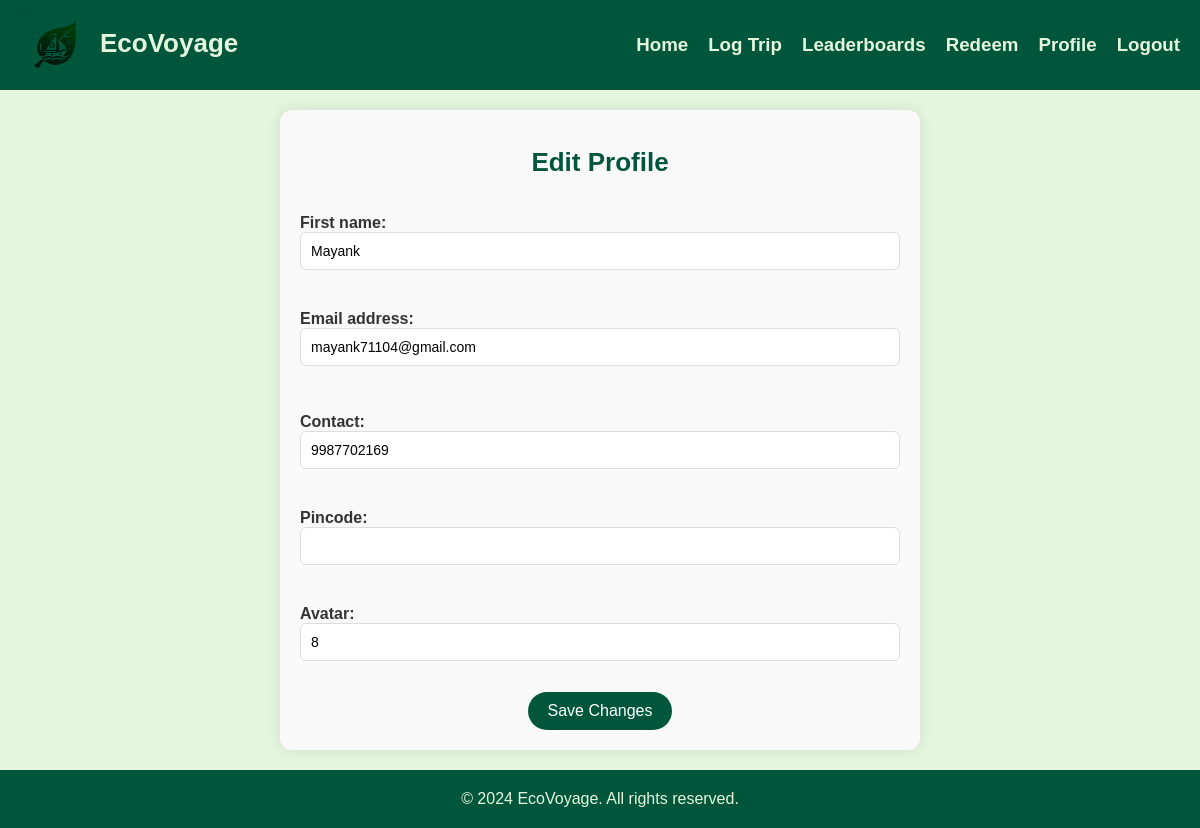
The page /edit_profile/6/ (signed in) on the database as committed earlier.
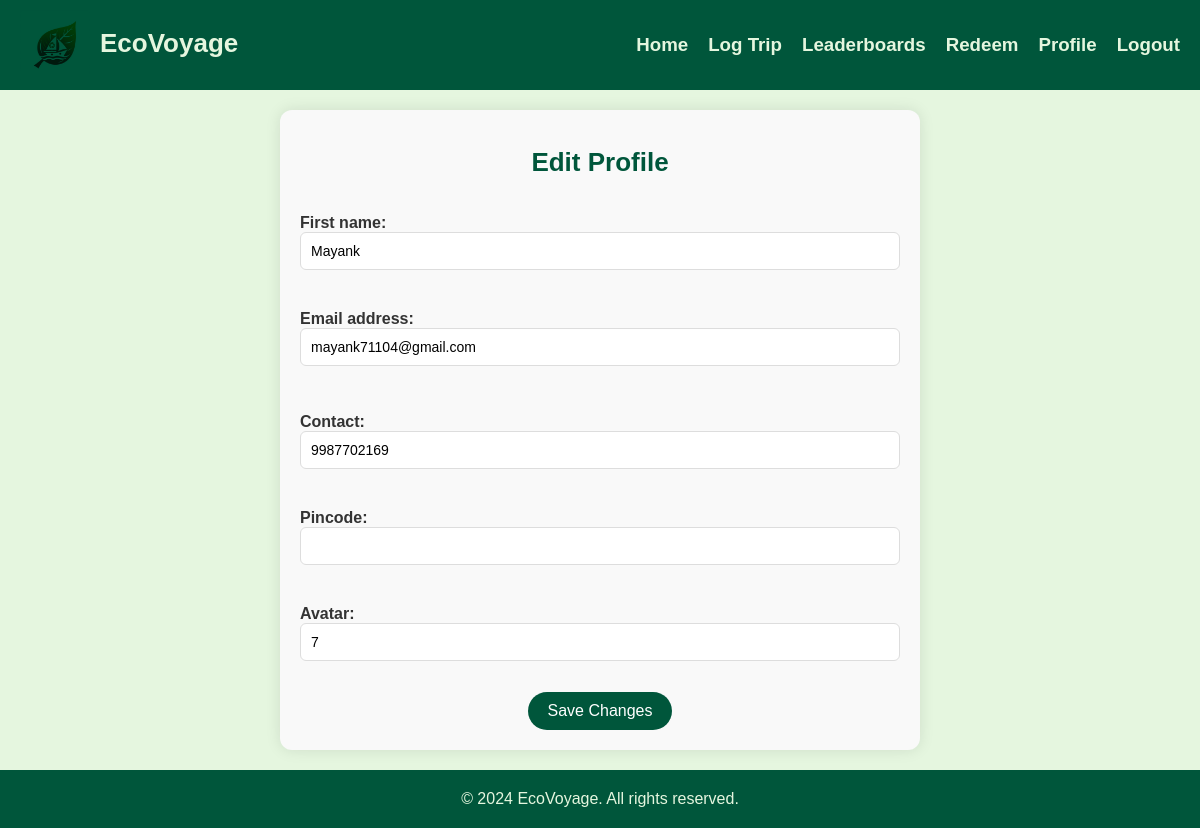
The same page on the database as committed later.
### authapp/models.py (models this page shows, shortened)
class UserProfile(models.Model):
    user = models.OneToOneField(User, on_delete=models.CASCADE)
    forgot_password_token = models.CharField(max_length=255, blank=True, null=True)
    pincode = models.CharField(max_length=30, blank=True, null=True)
    contact = models.IntegerField(blank=True,null=True)
    avatar = models.CharField(max_length=1000, blank=True, null=True)

### authapp/views.py (the view)
# urls.py: path('edit_profile/<int:user_id>/', aviews.edit_profile, name='edit_profile'),
@login_required(login_url='login')
def edit_profile(request, user_id):
    user = get_object_or_404(User, id=user_id)
    profile, created = UserProfile.objects.get_or_create(user=user)
    if request.method == 'POST':
        user_form = UserForm(request.POST, instance=user)
        profile_form = UserProfileForm(request.POST, request.FILES, instance=profile)
        if user_form.is_valid() and profile_form.is_valid():
            user_form.save()
            profile_form.save()
            return redirect('view_profile', user_id=user.id)
    else:
        user_form = UserForm(instance=user)
        profile_form = UserProfileForm(instance=profile)
    context = {
        'user_form': user_form,
        'profile_form': profile_form,
    }
    return render(request, 'authapp/edit_profile.html', context)

### authapp/forms.py
class UserForm(forms.ModelForm):
    class Meta:
        model = User
        fields = ['first_name', 'email']

class UserProfileForm(forms.ModelForm):
    class Meta:
        model = UserProfile
        fields = ['contact','pincode','avatar']

### templates/authapp/edit_profile.html (shortened to what this page needs)
{% extends 'mainapp/base.html' %}
{% load static %}
{% block extra_head %}
<link rel="stylesheet" href="{% static 'css/editprofile.css'%}">
{% endblock %}
{% block content %}
    <div class="container">
        <h1>Edit Profile</h1>
        <form method="post" enctype="multipart/form-data">
            <div class="form-group">
                {{ user_form.as_p }}
            </div>
            <div class="form-group">
                {{ profile_form.as_p }}
            </div>
            <button type="submit">Save Changes</button>
        </form>
    </div>
{% endblock %}

Rows that differ between the two databases and show on the page:
changed UserProfile: avatar "8" → "7"
